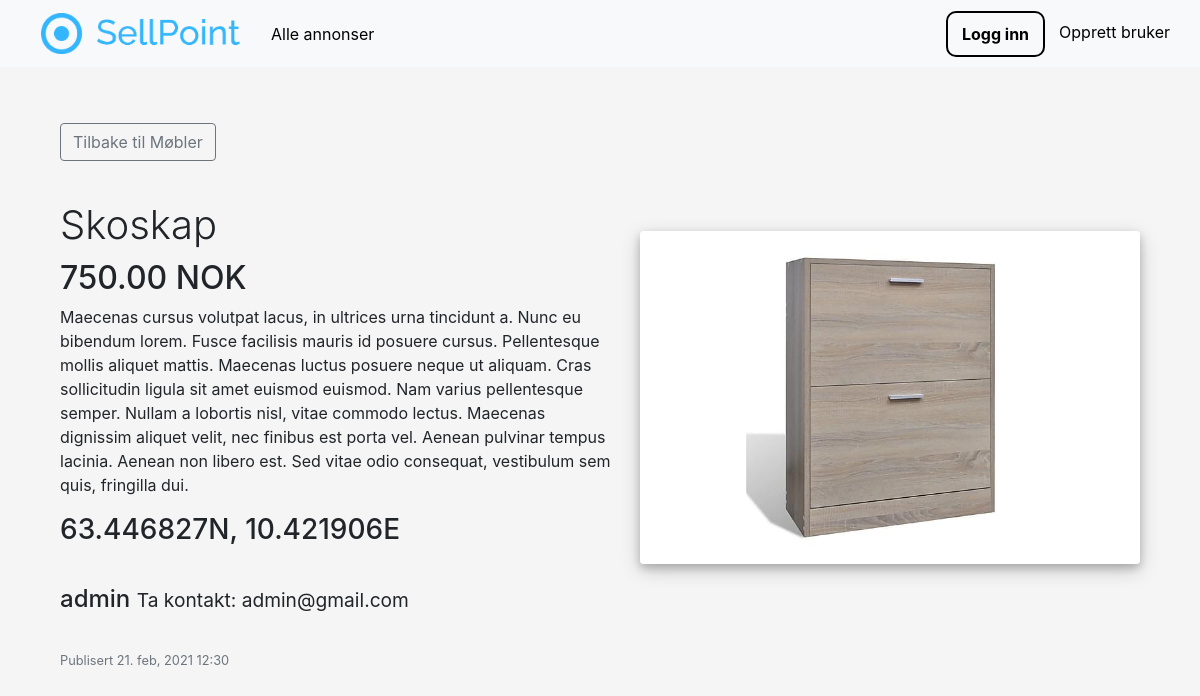
Page /advertisements/Møbler/5/ on the committed database.
### advertisements/models.py (models this page shows, shortened)
class Category(models.Model):
    name = models.CharField(max_length=32)
    image = models.ImageField(upload_to='images/categories')

class Advertisement(models.Model):
    title = models.CharField(max_length=32)
    description = models.TextField()
    price = models.DecimalField(max_digits=10, decimal_places=2, default=0.00)
    image_main = models.ImageField(upload_to='images/advertisements')
    latitude = models.DecimalField(max_digits=9, decimal_places=6, default=63.446827)
    longitude = models.DecimalField(max_digits=9, decimal_places=6, default=10.421906)
    published = models.DateTimeField(default=timezone.now)
    author = models.ForeignKey(User, on_delete=models.CASCADE)
    category = models.ForeignKey(Category, default=1, on_delete=models.DO_NOTHING, related_name='advertisement')

### advertisements/views.py (the view)
# urls.py: path('<str:category>/<int:pk>/', CategoryAdvertisementDetailView.as_view(), name='category-ad-detail'),
class CategoryAdvertisementDetailView(DetailView):
    model = Advertisement
    def get_context_data(self, **kwargs):
        context = super().get_context_data(**kwargs)
        category = get_object_or_404(Category, name=self.kwargs.get('category'))
        context['category_name'] = category.name
        return context

### advertisements/templates/advertisements/advertisement_detail.html (shortened to what this page needs)
{% extends "pages/base.html" %}
{% block content %}
<div class = "container">
    <div class = "advertisement-detail">
        {% if username %}
        <a href="{% url 'user-ads' username %}">
            <button type="button" class="btn btn-outline-secondary">Tilbake til {{ username }}s annonser</button>
        </a>
            {% elif category_name %}
        <a href="{% url 'category-ads' category_name %}">
            <button type="button" class="btn btn-outline-secondary">Tilbake til {{ category_name }}</button>
        </a>
            {% else %}
        <a href="{% url 'ads' %}">
            <button type="button" class="btn btn-outline-secondary">Tilbake til alle annonser</button>
        </a>
            {% endif %}
        <div class="float-right" style="padding-left:20px; padding-bottom:90%; padding-top:10%;">
            <img class ="rounded img-fluid" src="{{ object.image_main.url }}"
                 style="width:500px;
                          box-shadow: 0 4px 8px 0 rgba(0, 0, 0, 0.2), 0 6px 20px 0 rgba(0, 0, 0, 0.19);">
        </div>
        <h1 class ="font-weight-light" style="margin-top:40px">{{ object.title }}</h1>
        <h2 class="font-weight-heavy" style="margin-top:10px">{{ object.price }} NOK </h2>
        <p>
            {{ object.description }}
        </p>
        <h3> {{ object.latitude }}N, {{ object.longitude }}E </h3>
        <h4 style="padding: 30px 0px"> {{ object.author }} <small>Ta kontakt: {{object.author.email}}</small></h4>
         <small class="text-muted">Publisert {{ object.published|date:"j. b, Y G:i" }}</small>
    </div>
</div>
{% endblock content %}

### pages/static/pages/main.css (style rules this page uses)
body { margin: 0px; background-color: #f5f5f5; }
.container { display: grid; grid-template-columns: 1fr; }

### rows in the picture
Category: name "Møbler"
Advertisement: image_main (picture), title "Skoskap", price "750.00", description "Maecenas cursus volutpat lacus, in ultrices urna tincidunt a. Nunc eu bibendum lorem. Fusce facilisis mauris id posuere cursus. Pellentesque mollis aliquet mattis. Maecenas luctus posuere neque ut aliquam. Cras sollicitudin ligula sit amet euismod euismod. Nam varius pellentesque semper. Nullam a lobortis nisl, vitae commodo lectus. Maecenas dignissim aliquet velit, nec finibus est porta vel. Aenean pulvinar tempus lacinia. Aenean non libero est. Sed vitae odio consequat, vestibulum sem quis, fringilla dui.", latitude "63.446827", longitude "10.421906", author "admin", author.email "admin@gmail.com", published "21. feb, 2021 12:30"
